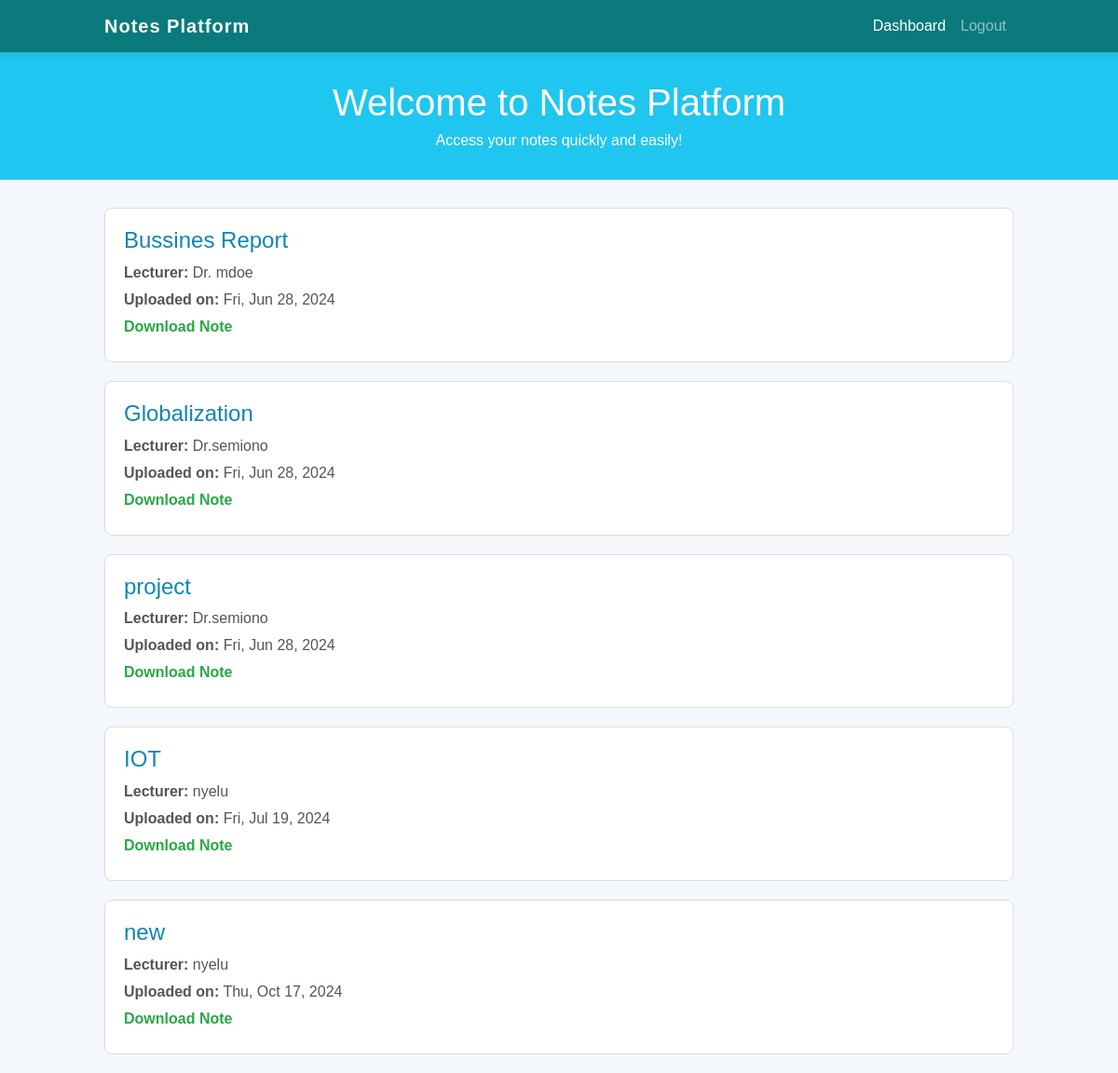
Before: /note_list/ with the older database file.
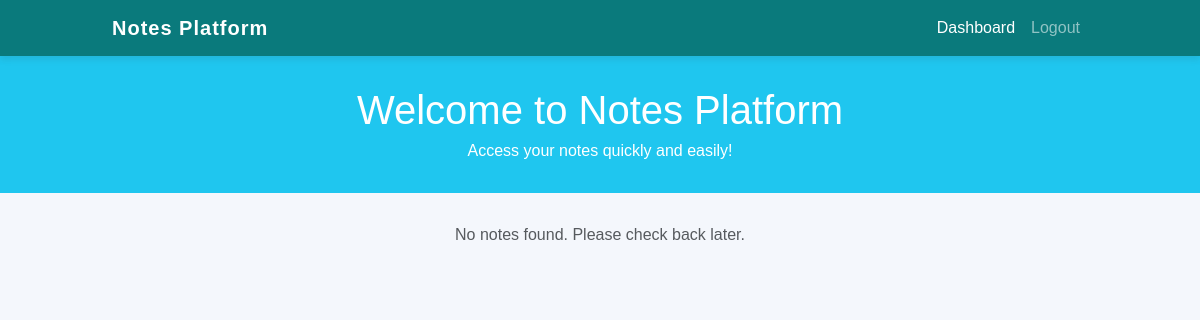
After: the same page with the newer database file.
### login/models.py (models this page shows, shortened)
class Note(models.Model):
    lecturer = models.ForeignKey(User, on_delete=models.CASCADE)
    title = models.CharField(max_length=100)
    file = models.FileField(upload_to='notes/')
    uploaded_at = models.DateTimeField(default=datetime.now, blank=True)

### login/views.py (the view)
# urls.py: path('note_list/',note_list,name='note_list'),
def note_list(request):
    notes = Note.objects.all()
    return render(request, 'note_list.html', {'notes': notes})

### templates/note_list.html (shortened to what this page needs)
<!DOCTYPE html>
<html lang="en">
<head>
    <link href="https://cdn.jsdelivr.net/npm/bootstrap@5.3.0/dist/css/bootstrap.min.css" rel="stylesheet">
</head>
<body>
    <nav class="navbar navbar-expand-lg navbar-dark">
        <div class="container">
            <a class="navbar-brand" href="#">Notes Platform</a>
            <div class="collapse navbar-collapse" id="navbarNav">
                <ul class="navbar-nav ms-auto">
                    <li class="nav-item">
                        <a class="nav-link active" href="{% url 'dashboard' %}">Dashboard</a>
                    </li>
                    <li class="nav-item">
                        <a class="nav-link" href="{% url 'logout' %}">Logout</a>
                    </li>
                </ul>
            </div>
        </div>
    </nav>
    <section class="hero">
        <h1>Welcome to Notes Platform</h1>
        <p>Access your notes quickly and easily!</p>
    </section>
    <div class="container">
        {% if notes %}
            {% for note in notes %}
                <div class="note-card">
                    <h2>{{ note.title }}</h2>
                    <p><strong>Lecturer:</strong> {{ note.lecturer.username }}</p>
                    <p><strong>Uploaded on:</strong> {{ note.uploaded_at|date:"D, M j, Y" }}</p>
                    <p>
                        <a href="{{ note.file.url }}" download="{{ note.file.name }}">
                             Download Note
                        </a>
                    </p>
                </div>
            {% endfor %}
        {% else %}
            <p class="text-center text-muted">No notes found. Please check back later.</p>
        {% endif %}
    </div>
</body>
</html>

### templates/note_list.html (style rules this page uses)
body { font-family: 'Arial', sans-serif; background-color: #f4f7fc; margin: 0; padding: 0; }
.navbar { background-color: #0a7a7c; color: white; box-shadow: 0 4px 6px rgba(54, 48, 48, 0.1); }
.navbar-brand { font-weight: bold; letter-spacing: 1px; }
.hero { background-color: #1fc6ef; color: white; padding: 30px 20px; text-align: center; margin-bottom: 30px; }
.hero h1 { margin: 0; font-size: 2.5rem; }
.hero p { margin: 5px 0 0; }
.container { max-width: 1000px; margin: 0 auto; }

Changed rows visible on the page:
removed Note: title "Bussines Report", lecturer.username "Dr. mdoe", uploaded_at "Fri, Jun 28, 2024"
removed Note: title "Globalization", lecturer.username "Dr.semiono", uploaded_at "Fri, Jun 28, 2024"
removed Note: title "project", lecturer.username "Dr.semiono", uploaded_at "Fri, Jun 28, 2024"
removed Note: title "IOT", lecturer.username "nyelu", uploaded_at "Fri, Jul 19, 2024"
removed Note: title "new", lecturer.username "nyelu", uploaded_at "Thu, Oct 17, 2024"
Other visible differences:
text now shown: "No notes found. Please check back later."
